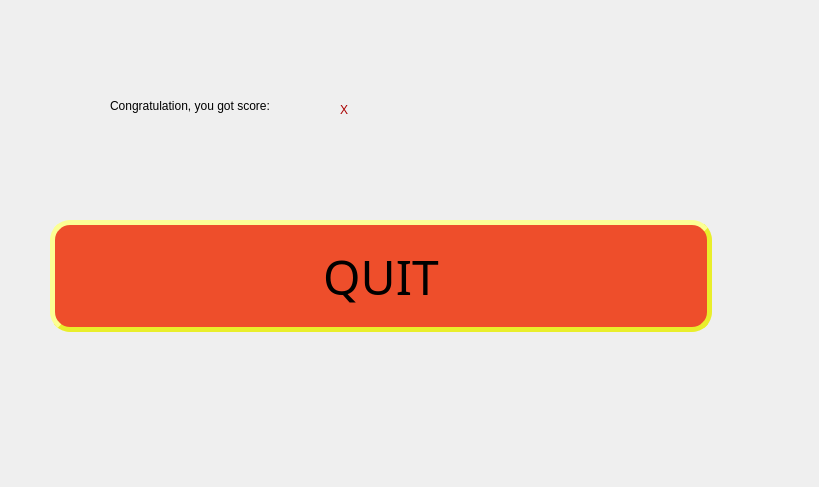
<?xml version="1.0" encoding="UTF-8"?>
<ui version="4.0">
 <class>GameOver</class>
 <widget class="QDialog" name="GameOver">
  <property name="geometry">
   <rect>
    <x>0</x>
    <y>0</y>
    <width>819</width>
    <height>487</height>
   </rect>
  </property>
  <property name="windowTitle">
   <string>Dialog</string>
  </property>
  <widget class="QLabel" name="WelcomeText">
   <property name="geometry">
    <rect>
     <x>110</x>
     <y>80</y>
     <width>211</width>
     <height>51</height>
    </rect>
   </property>
   <property name="text">
    <string>Congratulation, you got score: </string>
   </property>
  </widget>
  <widget class="QLabel" name="ScoreText">
   <property name="geometry">
    <rect>
     <x>340</x>
     <y>100</y>
     <width>63</width>
     <height>20</height>
    </rect>
   </property>
   <property name="text">
    <string>&lt;html&gt;&lt;head/&gt;&lt;body&gt;&lt;p&gt;&lt;span style=&quot; color:#aa0000;&quot;&gt;X&lt;/span&gt;&lt;/p&gt;&lt;/body&gt;&lt;/html&gt;</string>
   </property>
  </widget>
  <widget class="QPushButton" name="TryAgain">
   <property name="geometry">
    <rect>
     <x>50</x>
     <y>220</y>
     <width>662</width>
     <height>112</height>
    </rect>
   </property>
   <property name="palette">
    <palette>
     <active>
      <colorrole role="WindowText">
       <brush brushstyle="SolidPattern">
        <color alpha="255">
         <red>0</red>
         <green>0</green>
         <blue>0</blue>
        </color>
       </brush>
      </colorrole>
      <colorrole role="Button">
       <brush brushstyle="SolidPattern">
        <color alpha="255">
         <red>238</red>
         <green>78</green>
         <blue>43</blue>
        </color>
       </brush>
      </colorrole>
      <colorrole role="Text">
       <brush brushstyle="SolidPattern">
        <color alpha="255">
         <red>0</red>
         <green>0</green>
         <blue>0</blue>
        </color>
       </brush>
      </colorrole>
      <colorrole role="ButtonText">
       <brush brushstyle="SolidPattern">
        <color alpha="255">
         <red>0</red>
         <green>0</green>
         <blue>0</blue>
        </color>
       </brush>
      </colorrole>
      <colorrole role="Base">
       <brush brushstyle="SolidPattern">
        <color alpha="255">
         <red>238</red>
         <green>78</green>
         <blue>43</blue>
        </color>
       </brush>
      </colorrole>
      <colorrole role="Window">
       <brush brushstyle="SolidPattern">
        <color alpha="255">
         <red>238</red>
         <green>78</green>
         <blue>43</blue>
        </color>
       </brush>
      </colorrole>
      <colorrole role="PlaceholderText">
       <brush brushstyle="SolidPattern">
        <color alpha="128">
         <red>0</red>
         <green>0</green>
         <blue>0</blue>
        </color>
       </brush>
      </colorrole>
     </active>
     <inactive>
      <colorrole role="WindowText">
       <brush brushstyle="SolidPattern">
        <color alpha="255">
         <red>0</red>
         <green>0</green>
         <blue>0</blue>
        </color>
       </brush>
      </colorrole>
      <colorrole role="Button">
       <brush brushstyle="SolidPattern">
        <color alpha="255">
         <red>238</red>
         <green>78</green>
         <blue>43</blue>
        </color>
       </brush>
      </colorrole>
      <colorrole role="Text">
       <brush brushstyle="SolidPattern">
        <color alpha="255">
         <red>0</red>
         <green>0</green>
         <blue>0</blue>
        </color>
       </brush>
      </colorrole>
      <colorrole role="ButtonText">
       <brush brushstyle="SolidPattern">
        <color alpha="255">
         <red>0</red>
         <green>0</green>
         <blue>0</blue>
        </color>
       </brush>
      </colorrole>
      <colorrole role="Base">
       <brush brushstyle="SolidPattern">
        <color alpha="255">
         <red>238</red>
         <green>78</green>
         <blue>43</blue>
        </color>
       </brush>
      </colorrole>
      <colorrole role="Window">
       <brush brushstyle="SolidPattern">
        <color alpha="255">
         <red>238</red>
         <green>78</green>
         <blue>43</blue>
        </color>
       </brush>
      </colorrole>
      <colorrole role="PlaceholderText">
       <brush brushstyle="SolidPattern">
        <color alpha="128">
         <red>0</red>
         <green>0</green>
         <blue>0</blue>
        </color>
       </brush>
      </colorrole>
     </inactive>
     <disabled>
      <colorrole role="WindowText">
       <brush brushstyle="SolidPattern">
        <color alpha="255">
         <red>0</red>
         <green>0</green>
         <blue>0</blue>
        </color>
       </brush>
      </colorrole>
      <colorrole role="Button">
       <brush brushstyle="SolidPattern">
        <color alpha="255">
         <red>238</red>
         <green>78</green>
         <blue>43</blue>
        </color>
       </brush>
      </colorrole>
      <colorrole role="Text">
       <brush brushstyle="SolidPattern">
        <color alpha="255">
         <red>0</red>
         <green>0</green>
         <blue>0</blue>
        </color>
       </brush>
      </colorrole>
      <colorrole role="ButtonText">
       <brush brushstyle="SolidPattern">
        <color alpha="255">
         <red>0</red>
         <green>0</green>
         <blue>0</blue>
        </color>
       </brush>
      </colorrole>
      <colorrole role="Base">
       <brush brushstyle="SolidPattern">
        <color alpha="255">
         <red>238</red>
         <green>78</green>
         <blue>43</blue>
        </color>
       </brush>
      </colorrole>
      <colorrole role="Window">
       <brush brushstyle="SolidPattern">
        <color alpha="255">
         <red>238</red>
         <green>78</green>
         <blue>43</blue>
        </color>
       </brush>
      </colorrole>
      <colorrole role="PlaceholderText">
       <brush brushstyle="SolidPattern">
        <color alpha="128">
         <red>0</red>
         <green>0</green>
         <blue>0</blue>
        </color>
       </brush>
      </colorrole>
     </disabled>
    </palette>
   </property>
   <property name="font">
    <font>
     <family>Showcard Gothic</family>
     <pointsize>-1</pointsize>
     <italic>false</italic>
     <bold>false</bold>
    </font>
   </property>
   <property name="styleSheet">
    <string notr="true"> background-color: rgb(238, 78, 43);
    border-style: outset;
    color: black;
    border-width: 5px;
    border-radius: 20px;
    border-color: rgb(233, 238, 43);
    font: 48px;
    min-width: 10em;
    padding: 6px;
</string>
   </property>
   <property name="text">
    <string>QUIT</string>
   </property>
   <property name="icon">
    <iconset theme="computer"/>
   </property>
  </widget>
 </widget>
 <resources/>
 <connections/>
</ui>
